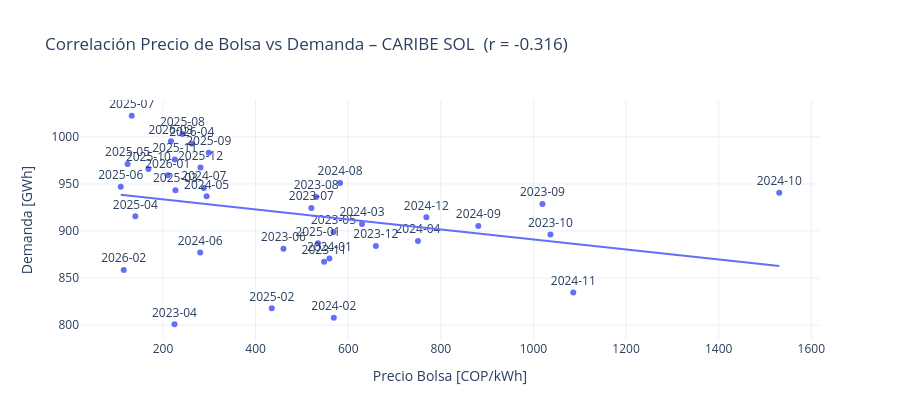

The code cell stored with this chart in its notebook:
### Code cell
# Correlación y scatter
corr = df_precio_demanda[["DemandaTotal_GWh", "PrecioPromedio_COP_kWh"]].corr()
r = corr.loc["DemandaTotal_GWh", "PrecioPromedio_COP_kWh"]

fig = px.scatter(
    df_precio_demanda,
    x="PrecioPromedio_COP_kWh",
    y="DemandaTotal_GWh",
    text="AñoMes",
    trendline="ols",
    title=f"Correlación Precio de Bolsa vs Demanda – {MC_ANALISIS}  (r = {r:.3f})",
    labels={"PrecioPromedio_COP_kWh": "Precio Bolsa [COP/kWh]",
            "DemandaTotal_GWh": "Demanda [GWh]"},
)
fig.update_traces(textposition="top center", selector=dict(mode="markers+text"))
fig.update_layout(template="plotly_white", height=420)
fig.show()

print(f"\nCoeficiente de correlación de Pearson (r): {r:.4f}")
if abs(r) < 0.3:
    print("→ Correlación débil: el precio de bolsa NO explica significativamente la variación de la demanda en este mercado.")
elif abs(r) < 0.6:
    print("→ Correlación moderada: existe cierta relación entre precio y demanda.")
else:
    print("→ Correlación fuerte: el precio de bolsa y la demanda presentan alta co-variación.")

### Figure 1 — Plotly figure (JSON) as saved in the notebook; plotly's stock layout.template omitted (floating-point values rounded to 4 significant figures)
{"data": [{"hovertemplate": "Precio Bolsa [COP/kWh]=%{x}<br>Demanda [GWh]=%{y}<br>AñoMes=%{text}<extra></extra>", "legendgroup": "", "marker": {"color": "#636efa", "symbol": "circle"}, "mode": "markers+text", "name": "", "orientation": "v", "showlegend": false, "text": ["2023-04", "2023-05", "2023-06", "2023-07", "2023-08", "2023-09", "2023-10", "2023-11", "2023-12", "2024-01", "2024-02", "2024-03", "2024-04", "2024-05", "2024-06", "2024-07", "2024-08", "2024-09", "2024-10", "2024-11", "2024-12", "2025-01", "2025-02", "2025-03", "2025-04", "2025-05", "2025-06", "2025-07", "2025-08", "2025-09", "2025-10", "2025-11", "2025-12", "2026-01", "2026-02", "2026-03", "2026-04"], "textposition": "top center", "type": "scatter", "x": [224.9, 568.2, 460.2, 520.5, 530.8, 1019.0, 1037.0, 548.0, 659.7, 559.4, 568.9, 629.8, 750.7, 294.3, 280.4, 288.3, 582.5, 880.9, 1531.0, 1086.0, 768.8, 534.6, 435.0, 227.0, 140.3, 123.6, 108.9, 132.6, 242.0, 298.9, 168.6, 225.4, 281.1, 210.4, 115.3, 217.2, 262.2], "xaxis": "x", "y": [800.9, 899.0, 881.0, 924.5, 936.1, 928.8, 896.3, 867.2, 884.1, 870.8, 807.8, 907.3, 889.4, 936.9, 877.1, 945.8, 951.1, 905.4, 940.7, 834.5, 914.6, 886.9, 817.9, 943.4, 915.5, 971.1, 946.9, 1022.0, 1003.0, 983.2, 965.9, 975.9, 967.4, 959.2, 858.6, 995.2, 992.8], "yaxis": "y"}, {"hovertemplate": "<b>OLS trendline</b><br>DemandaTotal_GWh = -0.053286 * PrecioPromedio_COP_kWh + 944.271<br>R<sup>2</sup>=0.099631<br><br>Precio Bolsa [COP/kWh]=%{x}<br>Demanda [GWh]=%{y} <b>(trend)</b><extra></extra>", "legendgroup": "", "marker": {"color": "#636efa", "symbol": "circle"}, "mode": "lines", "name": "", "showlegend": false, "type": "scatter", "x": [108.9, 115.3, 123.6, 132.6, 140.3, 168.6, 210.4, 217.2, 224.9, 225.4, 227.0, 242.0, 262.2, 280.4, 281.1, 288.3, 294.3, 298.9, 435.0, 460.2, 520.5, 530.8, 534.6, 548.0, 559.4, 568.2, 568.9, 582.5, 629.8, 659.7, 750.7, 768.8, 880.9, 1019.0, 1037.0, 1086.0, 1531.0], "xaxis": "x", "y": [938.5, 938.1, 937.7, 937.2, 936.8, 935.3, 933.1, 932.7, 932.3, 932.3, 932.2, 931.4, 930.3, 929.3, 929.3, 928.9, 928.6, 928.3, 921.1, 919.8, 916.5, 916.0, 915.8, 915.1, 914.5, 914.0, 914.0, 913.2, 910.7, 909.1, 904.3, 903.3, 897.3, 889.9, 889.0, 886.4, 862.7], "yaxis": "y"}], "layout": {"height": 420, "legend": {"tracegroupgap": 0}, "title": {"text": "Correlación Precio de Bolsa vs Demanda – CARIBE SOL  (r = -0.316)"}, "xaxis": {"anchor": "y", "domain": [0, 1], "title": {"text": "Precio Bolsa [COP/kWh]"}}, "yaxis": {"anchor": "x", "domain": [0, 1], "title": {"text": "Demanda [GWh]"}}}}
